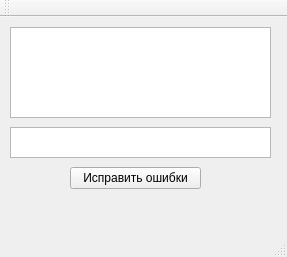
<?xml version="1.0" encoding="UTF-8"?>
<ui version="4.0">
 <class>MainWindow</class>
 <widget class="QMainWindow" name="MainWindow">
  <property name="geometry">
   <rect>
    <x>0</x>
    <y>0</y>
    <width>287</width>
    <height>257</height>
   </rect>
  </property>
  <property name="windowTitle">
   <string>MainWindow</string>
  </property>
  <widget class="QWidget" name="centralWidget">
   <widget class="QListWidget" name="listWidget">
    <property name="geometry">
     <rect>
      <x>10</x>
      <y>10</y>
      <width>261</width>
      <height>91</height>
     </rect>
    </property>
   </widget>
   <widget class="QPushButton" name="pushButton">
    <property name="geometry">
     <rect>
      <x>70</x>
      <y>150</y>
      <width>131</width>
      <height>22</height>
     </rect>
    </property>
    <property name="text">
     <string>Исправить ошибки</string>
    </property>
   </widget>
   <widget class="QTextEdit" name="textEdit">
    <property name="geometry">
     <rect>
      <x>10</x>
      <y>110</y>
      <width>261</width>
      <height>31</height>
     </rect>
    </property>
   </widget>
  </widget>
  <widget class="QMenuBar" name="menuBar">
   <property name="geometry">
    <rect>
     <x>0</x>
     <y>0</y>
     <width>287</width>
     <height>19</height>
    </rect>
   </property>
  </widget>
  <widget class="QToolBar" name="mainToolBar">
   <attribute name="toolBarArea">
    <enum>TopToolBarArea</enum>
   </attribute>
   <attribute name="toolBarBreak">
    <bool>false</bool>
   </attribute>
  </widget>
  <widget class="QStatusBar" name="statusBar"/>
 </widget>
 <layoutdefault spacing="6" margin="11"/>
 <resources/>
 <connections/>
</ui>
